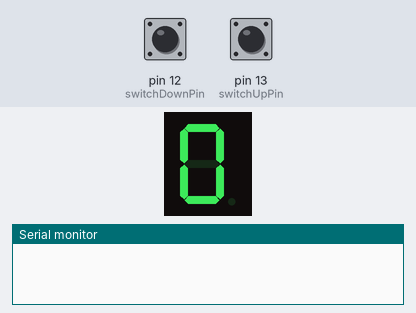
The sketch below on a simulated Arduino Uno, built with avr-gcc and run on an emulated ATmega328P. On the bench: 1-digit seven-segment display, the last lines printed to the serial monitor. Wiring (inferred from the names in the program): 1-digit 7-segment display, segments lit when LOW: segments pin 2, pin 3, pin 4, pin 6, pin 7, pin 8, pin 9, pin 5. The inputs (shaded band) are chosen by the test bench; at power-on: pin 13 (switchUpPin) LOW, pin 12 (switchDownPin) LOW. The segment pins are drawn as the display they are named for.

Above: at 1.2 s.
1.3 s: pin 13 (switchUpPin) pulled HIGH for 1 s
At 2.9 s:
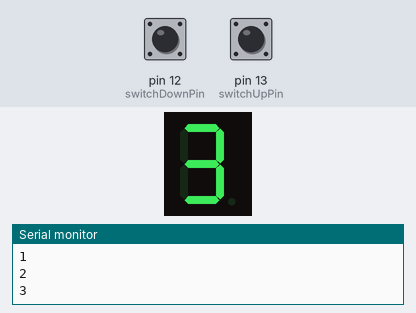
3.8 s: pin 13 (switchUpPin) pulled HIGH for 0.15 s
At 4.3 s:
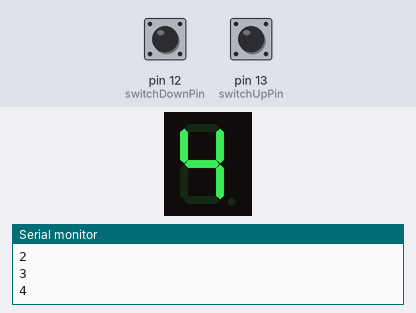
5.4 s: pin 12 (switchDownPin) pulled HIGH for 3.2 s
At 5.92 s:
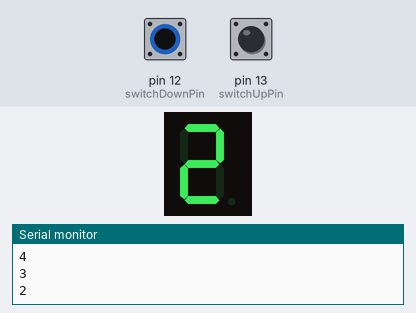
Timing chart, 0 to 8.4 s (numbered marks = the images above; inputs shaded):
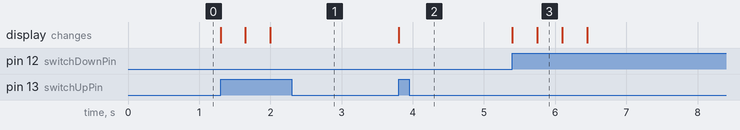

Measured:
- after the input at 1.3 s, the display: first changes at once (image 1 shows a later state)
- after the input at 3.8 s, the display: changes at once (image 2)
- after the input at 5.4 s, the display: first changes at once (image 3 shows a later state)

The sketch:

group_h_arduino_7_segment_display_with_2_push_buttons1.ino
```cpp
// Define pins for segment

const int A = 2;
const int B  = 3;
const int C = 4;
const int D = 6;
const int DP = 5;
const int E = 7;
const int F = 8;
const int G = 9;

int switchUpPin = 13;
int switchDownPin = 12;
int counter = 0;
int buttonUpState = 0;
int lastButtonUpState = 0;
int buttonDownState = 0;
int lastButtonDownState = 0;

// Intialize digital pins as outputs

void setup() {
  Serial.begin(9600);
  pinMode(A, OUTPUT);
  pinMode(B, OUTPUT);
  pinMode(C, OUTPUT);
  pinMode(D, OUTPUT);
  pinMode(E, OUTPUT);
  pinMode(F, OUTPUT);
  pinMode(G, OUTPUT);
  pinMode(DP, OUTPUT);
  digitalWrite(DP ,HIGH);
}
  // up down switch

void loop() {
  buttonUpState = digitalRead(switchUpPin);
  buttonDownState = digitalRead(switchDownPin);
  if (buttonUpState != lastButtonUpState) {
    if (buttonUpState == HIGH) {
      if(counter == 9) {
        counter = 9;
      }
      counter++;
      Serial.println(counter);
      changeNumber(counter);
      delay(300);
    } else {
      Serial.println("OFF");
    }
    delay(50);
  }
  if (buttonDownState != lastButtonDownState) {
    if (buttonDownState == HIGH) {
      if(counter == 0) {
        counter = 0;
      }
      counter--;
      Serial.println(counter);
      changeNumber(counter);
      delay(300);
    } else {
      Serial.println("OFF");
    }
    delay(50);
  }
  changeNumber(counter);
}

// 0 = A,B,C,D,E,F
// 1 = B,C
// 2 = A,B,G,E,D
// 3 = A,B,C,D,G
// 4 = A,F,G,C,D
// 5 = A,C,D,F,G
// 6 = A,C,D,E,F,G
// 7 = A,B,C
// 8 = A,B,C,D,E,F,G
// 9 = A,B,C,D,F,G

void changeNumber(int buttonPress) {
  switch (buttonPress) {
    case 0:
    digitalWrite(A, LOW);
    digitalWrite(B, LOW);
    digitalWrite(C, LOW);
    digitalWrite(D, LOW);
    digitalWrite(E, LOW);
    digitalWrite(F, LOW);
    digitalWrite(G, HIGH);
    break;
    case 1:
    digitalWrite(A, HIGH);
    digitalWrite(B, LOW);
    digitalWrite(C, LOW);
    digitalWrite(D, HIGH);
    digitalWrite(E, HIGH);
    digitalWrite(F, HIGH);
    digitalWrite(G, HIGH);
    break;
    case 2:
    digitalWrite(A, LOW);
    digitalWrite(B, LOW);
    digitalWrite(C, HIGH);
    digitalWrite(D, LOW);
    digitalWrite(E, LOW);
    digitalWrite(F, HIGH);
    digitalWrite(G, LOW);
    break;
    case 3:
    digitalWrite(A, LOW);
    digitalWrite(B, LOW);
    digitalWrite(C, LOW);
    digitalWrite(D, LOW);
    digitalWrite(E, HIGH);
    digitalWrite(F, HIGH);
    digitalWrite(G, LOW);
    break;
    case 4:
    digitalWrite(A, HIGH);
    digitalWrite(B, LOW);
    digitalWrite(C, LOW);
    digitalWrite(D, HIGH);
    digitalWrite(E, HIGH);
    digitalWrite(F, LOW);
    digitalWrite(G, LOW);
    break;
    case 5:
    digitalWrite(A, LOW);
    digitalWrite(B, HIGH);
    digitalWrite(C, LOW);
    digitalWrite(D, LOW);
    digitalWrite(E, HIGH);
    digitalWrite(F, LOW);
    digitalWrite(G, LOW);
    break;
    case 6:
    digitalWrite(A, LOW);
    digitalWrite(B, HIGH);
    digitalWrite(C, LOW);
    digitalWrite(D, LOW);
    digitalWrite(E, LOW);
    digitalWrite(F, LOW);
    digitalWrite(G, LOW);
    break;
    case 7:
    digitalWrite(A, LOW);
    digitalWrite(B, LOW);
    digitalWrite(C, LOW);
    digitalWrite(D, HIGH);
    digitalWrite(E, HIGH);
    digitalWrite(F, HIGH);
    digitalWrite(G, HIGH);
    break;
    case 8:
    digitalWrite(A, LOW);
    digitalWrite(B, LOW);
    digitalWrite(C, LOW);
    digitalWrite(D, LOW);
    digitalWrite(E, LOW);
    digitalWrite(F, LOW);
    digitalWrite(G, LOW);
    break;
    case 9:
    digitalWrite(A, LOW);
    digitalWrite(B, LOW);
    digitalWrite(C, LOW);
    digitalWrite(D, LOW);
    digitalWrite(E, HIGH);
    digitalWrite(F, LOW);
    digitalWrite(G, LOW);
    break;
  }
}
```
